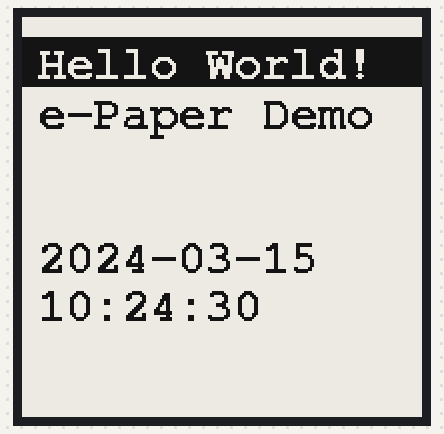
Recording of a program running on a simulated Raspberry Pi (BCM pin numbers). Shown: 200×200 one-colour display. The clock reads 2024-03-15 10:24:30 at power-on unless the program sets it; an e-paper refresh takes a nominal 2 s (0.4 s partial, 12 s with colour); library files of the repository ran but are not shown: epd1in54.py. At 2.9 s the program stops and its outputs stay as they are.

Above: at 3.0 s.

The program:

eink_waveshare_epd1in54.py
```python
# python -m venv_eink_waveshare_epd1in54
# source venv_eink_waveshare_epd1in54/bin/activate
# pip install Pillow RPi.GPIO spi spidev / pip install -r requirements_eink_waveshare_epd1in54

# requires external file 'epd1in54.py' (requires 'RPi.GPIO', 'spi', 'spidev')
import epd1in54
import time
# requires 'Pillow'
from PIL import Image, ImageDraw, ImageFont
from datetime import datetime

def main():
    epd = epd1in54.EPD()
    epd.init(epd.lut_full_update)

    # For simplicity, the arguments are explicit numerical coordinates
    # Clear the whole frame with the code 255
    image = Image.new('1', (epd1in54.EPD_WIDTH, epd1in54.EPD_HEIGHT), 255)
    draw = ImageDraw.Draw(image)
    font = ImageFont.truetype('/usr/share/fonts/truetype/freefont/FreeMonoBold.ttf', 24)

    # Header (black bg, white text)
    draw.rectangle((0, 10, 200, 34), fill=0)
    draw.text((8, 12), 'Hello World!', font=font, fill=255)

    # Text below the header
    draw.text((8, 36), 'e-Paper Demo', font=font, fill=0)

    draw.text((8, 108), datetime.now().strftime('%Y-%m-%d'), font=font, fill=0)
    draw.text((8, 132), datetime.now().strftime('%H:%M:%S'), font=font, fill=0)

    # Clear frame memory and set new frame memory
    epd.clear_frame_memory(0xFF)
    epd.set_frame_memory(image, 0, 0)

    # display frame
    epd.display_frame()

if __name__ == '__main__':
    main()
```
